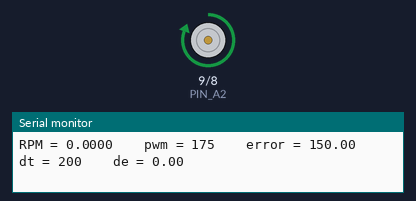
Bench run of a sketch on a simulated Arduino Uno, built with avr-gcc and run on an emulated ATmega328P. Parts: motor-driver pin pairs drawn as motors (green arrow = first pin HIGH = forward, orange = second pin HIGH = backward, longer = more drive, scaled by the enable pin), the last lines printed to the serial monitor.

Above: at 1.3 s.
At 15.1 s:
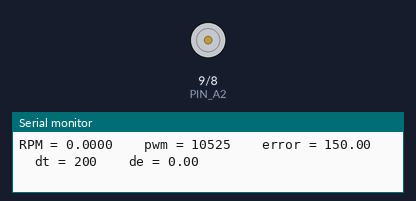
Timing chart, 0 to 16.6 s (numbered marks = the images above):
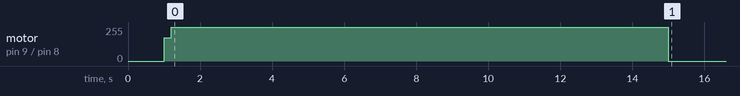

The sketch:

rpm_control.ino
```cpp
 // code start
#define PIN_A2 9
#define PIN_B2 8
#define PWM 10
#define encoderA 2
#define encoderB 3

int encoderPos = 0;
int pwm_value = 100;
double pulse;
double rpm;
double motorDeg;
double ratio = 360.0/29/12;
double targetRPM = 150.0;
double error;
double threshold = 0.5;
double error_prev = 0;
double de;

unsigned long ret_time = 0;
unsigned long time_prev = 1000;
unsigned long dt;

char val;

void setup() {
  pinMode(PIN_A2, OUTPUT);
  pinMode(PIN_B2, OUTPUT);

  pinMode(encoderA, INPUT_PULLUP);
  attachInterrupt(2, doEncoderA, CHANGE);

  pinMode(encoderB, INPUT_PULLUP);
  attachInterrupt(3, doEncoderB, CHANGE);

  Serial.begin(115200);
  delay(1000);
  Serial.println("Motor Test Start");
}

void loop() {

  ret_time = (unsigned long)millis();
  if(ret_time >= 15000){
    stop();
  }
  else{

    if (targetRPM < 0){
      backward();
    }
    else if (targetRPM > 0) {
      forward();
    }
    else {
      stop();
    }

  dt = (unsigned long)millis() - time_prev;
  if (dt >= 200){
    time_prev = (unsigned long)millis();
    pulse = encoderPos;
    rpm = ( pulse / (29.0 * 12) )/(dt/1000.0) * 60;
    encoderPos = 0;

    error = targetRPM - rpm;
    de = error - error_prev;
    error_prev = error;

    motorDeg = pulse * ratio;
    Serial.print("RPM = ");
    Serial.print(rpm,4);
    Serial.print("    pwm = ");
    Serial.print(pwm_value);
    Serial.print("    error = ");
    Serial.print(error);
    Serial.print("    dt = ");
    Serial.print(dt);
    Serial.print("    de = ");
    Serial.println(de);

    if(encoderPos == 0  && targetRPM > 0){
      if (abs(error) <= threshold){
        Serial.println("excellent");
      }
      else if (error > threshold){
        pwm_value += error/1.0 - abs(de)/2.0;
      }
      else if (error < -threshold){
        pwm_value -= abs(error)/1.0 + abs(de)/2.0;
      }
    }

    if(encoderPos == 0  && targetRPM < 0){
      if (abs(error) <= threshold){
        Serial.println("excellent");
      }
      else if (error > threshold){
        pwm_value -= error/1.0 - abs(de)/2.0;
      }
      else if (error < -threshold){
        pwm_value += abs(error)/1.0 + abs(de)/2.0;
      }
    }
  }
  }
}

void forward(){
  digitalWrite(PIN_A2, HIGH);
  digitalWrite(PIN_B2, LOW);
  analogWrite(PWM, pwm_value);
}

void backward(){
  digitalWrite(PIN_A2, LOW);
  digitalWrite(PIN_B2, HIGH);
  analogWrite(PWM, pwm_value);
}

void stop(){
  digitalWrite(PIN_A2, LOW);
  digitalWrite(PIN_B2, LOW);
  analogWrite(PWM, 0);
}

void doEncoderA(){ // 빨녹일 때
//  if(digitalRead(encoderPinA)==digitalRead(encoderPinB)) // 같으면
//    encoderPos++; // 정회전
//  else // 다르면
//    encoderPos--; // 역회전
  encoderPos += (digitalRead(encoderA)==digitalRead(encoderB))?1:-1;
}

void doEncoderB(){ // 보파일 때
//  if(digitalRead(encoderPinA)==digitalRead(encoderPinB)) // 같으면
//    encoderPos--; // 역회전
//  else // 다르면
//    encoderPos++; // 정회전
  encoderPos += (digitalRead(encoderA)==digitalRead(encoderB))?-1:1;
}
// code end
```

Measured:
- by itself, motor on pin 9 (PIN_A2) / pin 8 (PIN_B2): stopped → forward 175/255 at 1.0 s, → forward 255/255 0.20 s later, → stopped 13.8 s later
